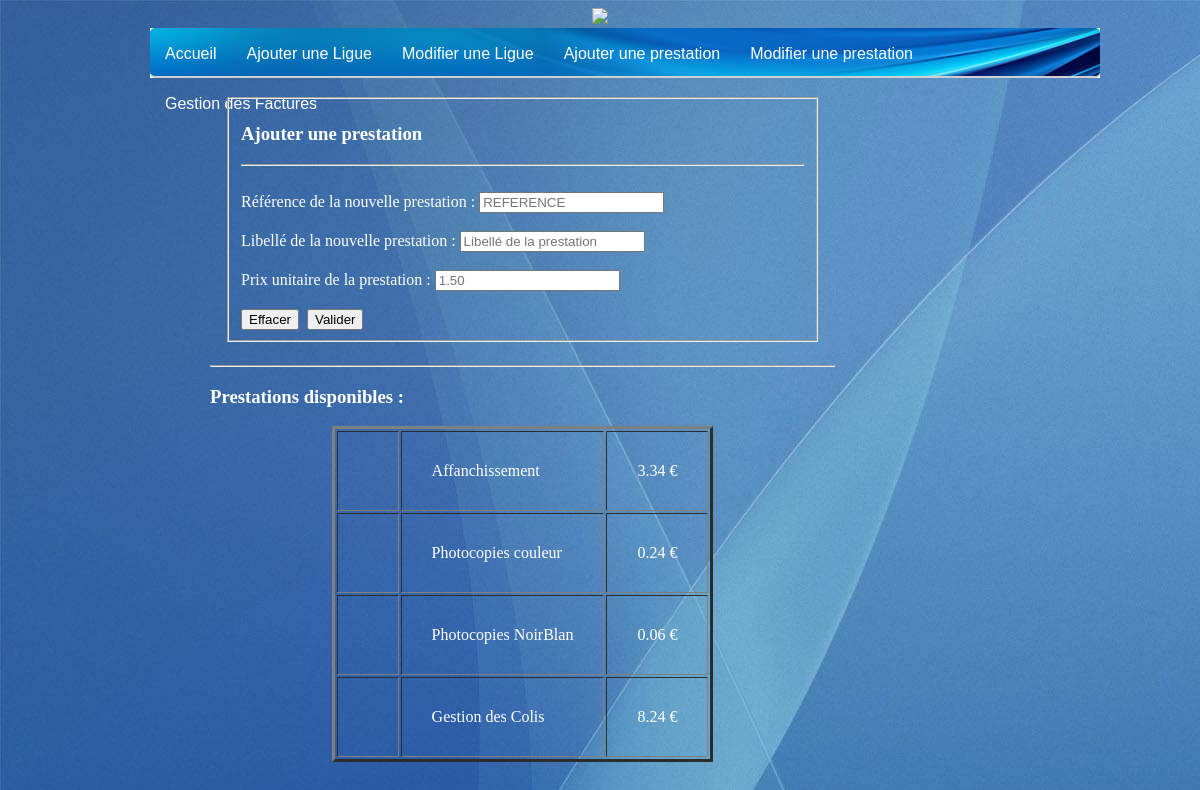
The page /prestation.php on the database its author committed.
### tables this page shows
CREATE TABLE IF NOT EXISTS `prestation` (
  `codepres` int(11) NOT NULL,
  `libelle` varchar(20) NOT NULL,
  `prix_unitaire` float NOT NULL,
  PRIMARY KEY (`codepres`)
);

### prestation.php (the view, shortened to what this page needs)
<?php require ("config.php");?>
<!DOCTYPE html>
<html>
    <head>
    <link rel="stylesheet" href="style.css" />
    </head>
    <body>
    <?php require 'header.php'; ?>
  	<section>
  		<?php
      $erreur = "";
      ?>
  		<article>
       <form action="prestation.php" method="POST"><fieldset>
        <h3>Ajouter une prestation</h3><hr />
        <?php echo $erreur;?><br/>
        <label>Référence de la nouvelle prestation : </label><input type="text" name="reference" maxlength="10" placeholder="REFERENCE" /><br/><br/>
        <label>Libellé de la nouvelle prestation : </label><input type="text" name="libelle" maxlength="25" placeholder="Libellé de la prestation" /><br/><br/>
        <label>Prix unitaire de la prestation : </label><input type="number" name ="prix_unitaire" placeholder="1.50" step="0.01" /><br/><br/>
        <input type="reset" value="Effacer" />&nbsp;&nbsp;<input type="submit" name="valider" value="Valider" />
        </fieldset>
       </form>
       <hr/>
       <div id ="listprestation">
        <h3>Prestations disponibles : </h3>
        <table border="3" align="center">
        <?php
          $listpres = $bdd->query("SELECT * FROM prestation");
          while ($donnees = $listpres->fetch())
          {
        ?>
        <tr>
          <td><strong><?php echo $donnees['reference']; ?></strong></td>
          <td><?php echo $donnees['libelle']; ?></td>
          <td><?php echo $donnees['prix_unitaire']; ?> € </td>
        </tr>
        <?php } $listpres->closeCursor(); ?>
        </table>
      </div>
  		</article>
  	</section>
    </body>
</html>

### style.css (style rules this page uses)
body { background: url("img/backfond.jpg"); text-align: justify; margin-left: 150px; margin-right: 150px; }
section { text-align: left; margin-left: 60px; margin-right: 200px; }
p, h1, form, label, legend #prestation_table, td, th { color: white; }
article, aside { display: inline-block; vertical-align: top; text-align: left; }
article { width: 625px; margin-right: 15px; }
form { margin: auto; padding: 15px; }
input { vertical-align: left; }
h3, h4 { color: white; }
#intranet td, table td { padding: 30px; }

### rows shown on the page
prestation: libelle "Affanchissement", prix_unitaire "3.34"
prestation: libelle "Photocopies couleur", prix_unitaire "0.24"
prestation: libelle "Photocopies NoirBlan", prix_unitaire "0.06"
prestation: libelle "Gestion des Colis", prix_unitaire "8.24"
